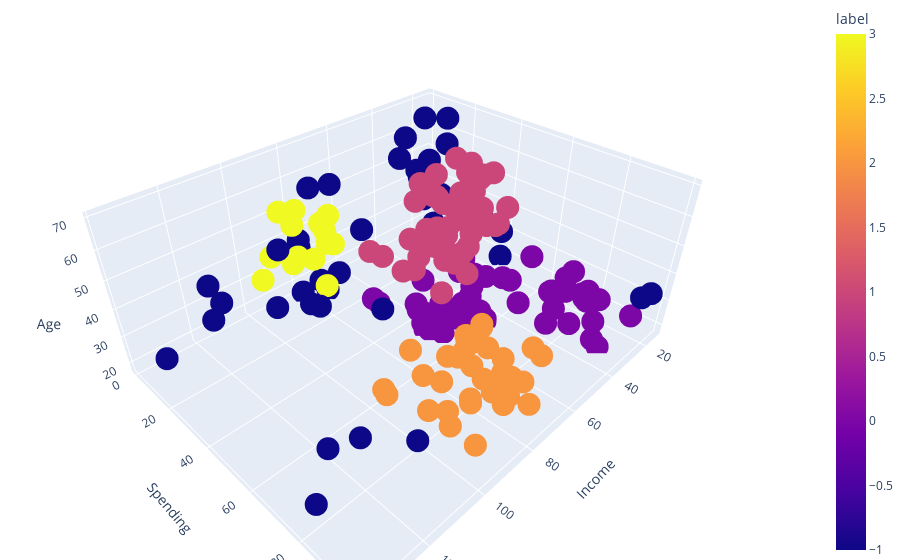

The notebook cell this image was saved under:
### Markdown cell above
We can now clearly see none of the data points are below 0, and the tip of every cluster are above 0.6. The only downside is that one of the cluster is thin, with the score way ahead of others, making it more inconsistent with the other clusters. This means this cluster is highly isolated from the other clusters, and consists of a few data points.

I will finally plot the 3D graph to see how the clustering looks like.

### Code cell
# plot the 3D scatterplot
final_df = customer_df2.copy(deep=True)
final_df['label'] = scores.loc[scores[scores['eps'] == eps].index[0], 'labels']
fig = px.scatter_3d(final_df, 'Income', 'Spending', 'Age', 'label')
fig.update_layout(margin=dict(l=0, r=0, b=0, t=0))
fig.show()

### Figure 1 — Plotly figure (JSON) as saved in the notebook; plotly's stock layout.template omitted (floating-point values rounded to 4 significant figures; data arrays with more than 128 entries replaced by an {"elided": "..."} marker saying what was removed)
{"data": [{"hovertemplate": "Income=%{x}<br>Spending=%{y}<br>Age=%{z}<br>label=%{marker.color}<extra></extra>", "legendgroup": "", "marker": {"color": {"elided": "200 int values"}, "coloraxis": "coloraxis", "symbol": "circle"}, "mode": "markers", "name": "", "scene": "scene", "showlegend": false, "type": "scatter3d", "x": {"elided": "200 int values"}, "y": {"elided": "200 int values"}, "z": {"elided": "200 int values"}}], "layout": {"coloraxis": {"colorbar": {"title": {"text": "label"}}, "colorscale": [[0, "#0d0887"], [0.1111, "#46039f"], [0.2222, "#7201a8"], [0.3333, "#9c179e"], [0.4444, "#bd3786"], [0.5556, "#d8576b"], [0.6667, "#ed7953"], [0.7778, "#fb9f3a"], [0.8889, "#fdca26"], [1, "#f0f921"]]}, "legend": {"tracegroupgap": 0}, "margin": {"b": 0, "l": 0, "r": 0, "t": 0}, "scene": {"domain": {"x": [0, 1], "y": [0, 1]}, "xaxis": {"title": {"text": "Income"}}, "yaxis": {"title": {"text": "Spending"}}, "zaxis": {"title": {"text": "Age"}}}}}
